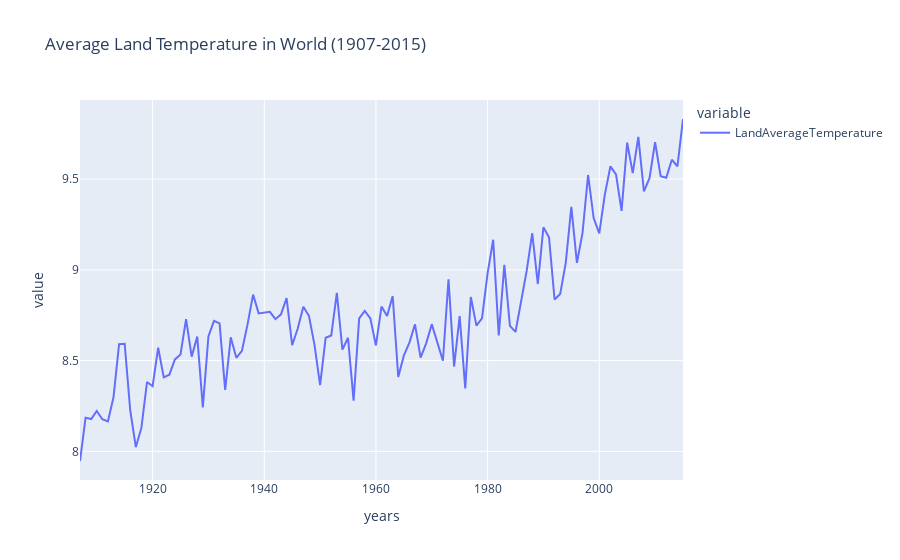

The code cell stored with this chart in its notebook:
### Markdown cell above
### Showing Trend of Rise in Temperature in the world

### Code cell
fig=px.line(temp_avg_1990,x='years',y=['LandAverageTemperature'],title='Average Land Temperature in World (1907-2015)')
fig.show()

#USA= USA.drop(index= [498,499])
